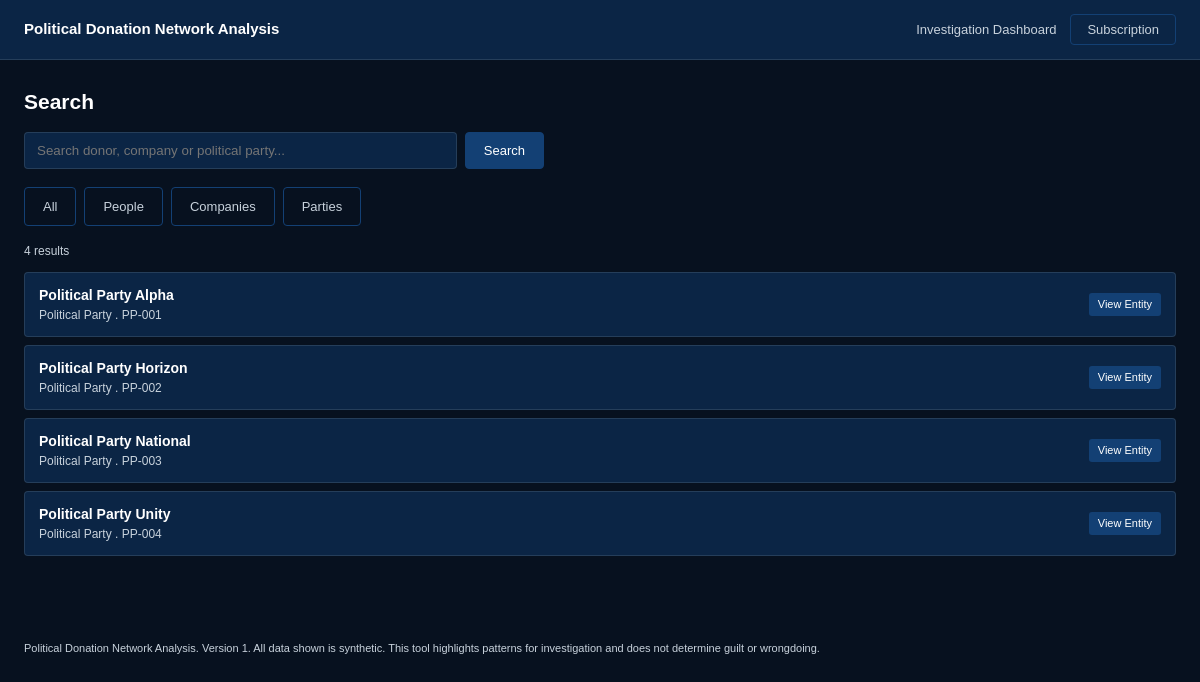
The app's page /pages/search.php?category=party with its own data.
### tables this page shows
CREATE TABLE political_parties (
    id INT PRIMARY KEY AUTO_INCREMENT,
    party_id VARCHAR(20) NOT NULL UNIQUE,
    party_name VARCHAR(150) NOT NULL,
    created_at TIMESTAMP DEFAULT CURRENT_TIMESTAMP
);

### pages/search.php (the view, shortened to what this page needs)
<?php
require_once __DIR__ . '/../config/database.php';
require_once __DIR__ . '/../config/helpers.php';
$q = trim($_GET['q'] ?? '');
$category = $_GET['category'] ?? '';
$results = [];
if ($q !== '') {
    $like = '%' . $q . '%';
    $stmt = $pdo->prepare("SELECT entity_id, name, 'Donor' AS type_label, 'donor' AS type FROM donors WHERE name LIKE ? OR entity_id LIKE ?");
    $stmt->execute([$like, $like]);
    $results = array_merge($results, $stmt->fetchAll());
    $stmt = $pdo->prepare("SELECT entity_id, company_name AS name, 'Company' AS type_label, 'company' AS type FROM companies WHERE company_name LIKE ? OR entity_id LIKE ?");
    $stmt->execute([$like, $like]);
    $results = array_merge($results, $stmt->fetchAll());
    $stmt = $pdo->prepare("SELECT party_id AS entity_id, party_name AS name, 'Political Party' AS type_label, 'party' AS type FROM political_parties WHERE party_name LIKE ? OR party_id LIKE ?");
    $stmt->execute([$like, $like]);
    $results = array_merge($results, $stmt->fetchAll());
} elseif ($category === 'donor') {
    $results = $pdo->query("SELECT entity_id, name, 'Donor' AS type_label, 'donor' AS type FROM donors ORDER BY name")->fetchAll();
} elseif ($category === 'party') {
    $results = $pdo->query("SELECT party_id AS entity_id, party_name AS name, 'Political Party' AS type_label, 'party' AS type FROM political_parties ORDER BY party_name")->fetchAll();
} elseif ($category === 'politician') {
    $results = $pdo->query("SELECT entity_id, name, 'Politician' AS type_label, 'politician' AS type FROM politicians ORDER BY name")->fetchAll();
}
?>
<h2>Search</h2>
<form action="search.php" method="get" style="display:flex;gap:8px;max-width:520px;margin:14px 0 18px;">
    <input type="text" name="q" value="<?= h($q) ?>" placeholder="Search donor, company or political party..." style="flex:1;padding:10px 12px;border:1px solid var(--border-subtle);border-radius:var(--radius);background:var(--dark-navy);color:var(--text-primary);">
    <button class="btn btn-primary" type="submit">Search</button>
</form>
<div style="display:flex;gap:8px;margin-bottom:16px;">
    <?php $qs = $q !== '' ? 'q=' . urlencode($q) : 'category=' . urlencode($category); ?>
    <a class="btn btn-secondary" href="search.php?<?= $qs ?>&tab=all">All</a>
    <a class="btn btn-secondary" href="search.php?<?= $qs ?>&tab=people">People</a>
    <a class="btn btn-secondary" href="search.php?<?= $qs ?>&tab=companies">Companies</a>
    <a class="btn btn-secondary" href="search.php?<?= $qs ?>&tab=parties">Parties</a>
</div>
<p class="muted"><?= count($results) ?> result<?= count($results) === 1 ? '' : 's' ?></p>
<?php foreach ($results as $r): ?>
    <a class="result-item" href="entity.php?type=<?= h($r['type']) ?>&id=<?= h($r['entity_id']) ?>">
        <div>
            <div class="result-name"><?= h($r['name']) ?></div>
            <div class="result-meta"><?= h($r['type_label']) ?> . <?= h($r['entity_id']) ?></div>
        </div>
        <span class="badge">View Entity</span>
    </a>
<?php endforeach; ?>

### assets/css/style.css (style rules this page uses)
:root { --bg-primary: #07111F; --dark-navy: #0B2545; --medium-blue: #134074; --deep-blue: #13315C; --light-workspace: #EEF4ED; --text-primary: #FFFFFF; --text-secondary: #C8D2DC; --border-subtle: rgba(200, 210, 220, 0.14); --radius: 4px; --edge-donation: #3B82D9; --edge-address: #22A55E; --edge-phone: #14B8A6; --edge-director: #F59E0B; --edge-company: #9B6BE0; --accent-red: #D14343; }
* { box-sizing: border-box; }
html, body { margin: 0; padding: 0; background: var(--bg-primary); color: var(--text-primary); font-family: "Lucida Sans", "Lucida Sans Unicode", sans-serif; font-size: 14px; line-height: 1.5; }
a { color: var(--edge-donation); text-decoration: none; }
h1, h2, h3 { color: var(--text-primary); margin: 0 0 0.5em; font-weight: 600; }
input, select, button { font-family: inherit; }
.btn { display: inline-block; font-size: 13px; padding: 9px 18px; border-radius: var(--radius); cursor: pointer; border: 1px solid var(--medium-blue); }
.btn-primary { background: var(--medium-blue); color: var(--text-primary); }
.btn-secondary { background: transparent; color: var(--text-secondary); }
.muted { color: var(--text-secondary); font-size: 12px; }
.result-item { display: flex; justify-content: space-between; align-items: center; padding: 12px 14px; border: 1px solid var(--border-subtle); border-radius: var(--radius); background: var(--dark-navy); margin-bottom: 8px; }
.result-name { font-weight: 600; color: var(--text-primary); font-size: 14px; }
.result-meta { font-size: 12px; color: var(--text-secondary); }
.badge { font-size: 11px; padding: 3px 9px; border-radius: 3px; background: var(--medium-blue); color: var(--text-primary); }

### records on screen
political_parties: party_name "Political Party Alpha", type_label "Political Party", party "PP-001"
political_parties: party_name "Political Party Horizon", type_label "Political Party", party "PP-002"
political_parties: party_name "Political Party National", type_label "Political Party", party "PP-003"
political_parties: party_name "Political Party Unity", type_label "Political Party", party "PP-004"

### other values on screen
count($results) "4"
